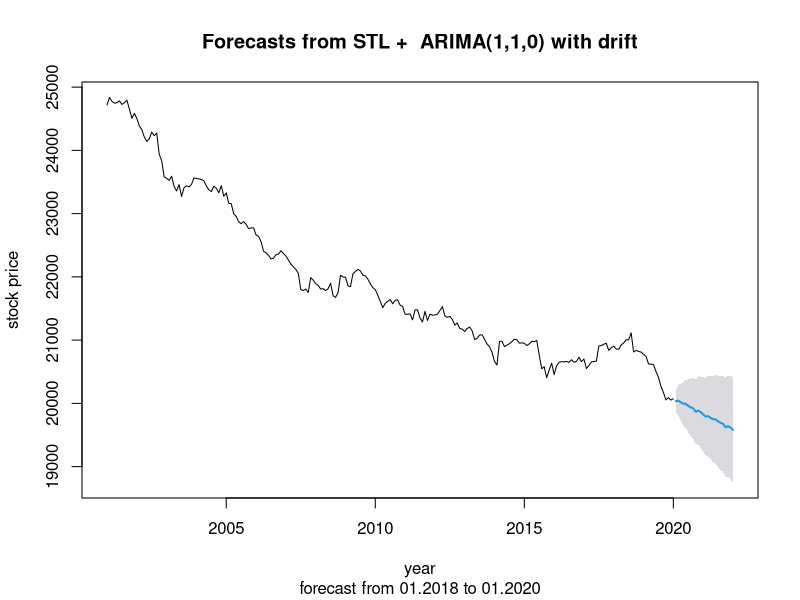

The R script that drew this image:
# arima monthly
#
library(forecast)
library(tseries)
#
dji.prices <- read.csv(file.path('data', 'DJI.csv'), stringsAsFactors = FALSE)
#
dji.ts <- ts(rev(dji.prices[,5]), start=c(2001,1), end=(c(2020,1)), freq=12)
dji.data <- data.frame(closing = dji.ts, lclosing = log(dji.ts))
dji.stl <- stl(dji.data$closing, s.window = "periodic")
dji.f <- forecast(dji.stl, method="arima", h=24, level=95)
plot(dji.f, ylab="stock price", xlab="year", sub="forecast from 01.2018 to 01.2020")
#
